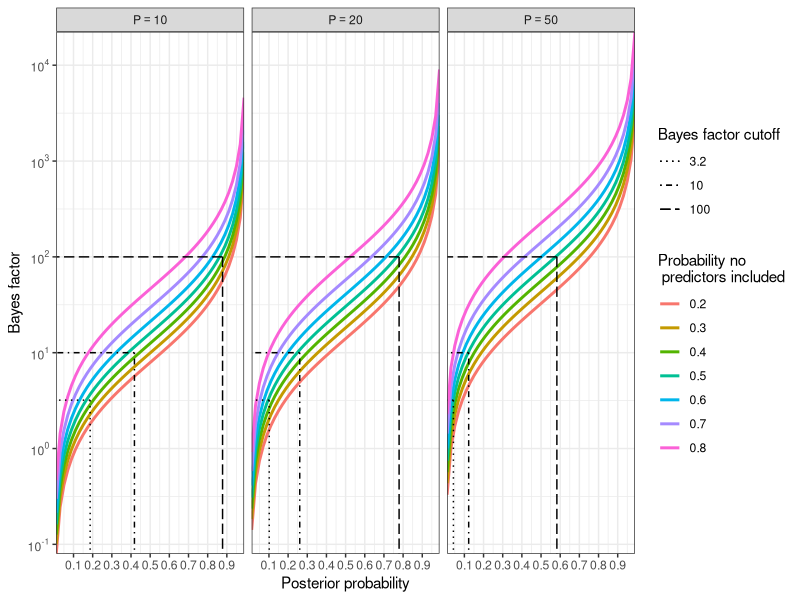

This chart was generated by the following R code:
getBF <- function(post, prior){
  (post)/(1-post) / (prior)/(1-prior)
}
#
getBF2 <- function(post, w, P){
  prior <- 1 - w^{1/P}
  getBF(post = post, prior = prior)
}
#
getPosterior <- function(BF, w, P){
  prior <- 1 - w^{1/P}
  priorOdds <- prior/(1-prior)
  return((priorOdds * BF)/(1 + priorOdds * BF))
}
###############
Dims <-  c(10, 20, 50)
Grid <- expand.grid(posterior = seq(0.01, .99, length.out = 50),
                    w = seq(.2, .8, by = .1),
                    P = Dims,
                    refBFs = c(3.2, 10, 100) 
)
Result <- data.frame(Grid,
                     BF = apply(Grid, 1, function(x) getBF2(post = x[1], w = x[2], P = x[3])),
                     postCut = apply(Grid, 1, function(x) getPosterior(BF = x[4], w = x[2], P = x[3]))
)
Result$w <- as.factor(Result$w)
Result$P <- factor(Result$P,
                   labels = paste("P==", Dims, sep = ""))
###############
library(ggplot2)
library(scales)
number_ticks <- function(n) {function(limits) pretty(limits, n)}

marks <- data.frame(unique(Result[, c("w", "P", "refBFs", "postCut")]))
names(marks) <- c("w", "P", "BF", "posterior")
marks <- subset(marks, w == "0.5")
marks$BF_cutoff <- as.factor(marks$BF)


p0 <- ggplot(data = Result, aes(x = posterior, y = BF, colour = w)) +
  geom_line(size = 1) +
  scale_colour_discrete(name = expression("Pr(S=0)")) +
  scale_colour_discrete(name = "Probability no \n predictors included") +
  scale_x_continuous("Posterior probability", expand = c(0, 0), breaks = number_ticks(10)) +
  scale_y_continuous(trans = log_trans(base = 10),
                     "Bayes factor",
                     breaks = trans_breaks("log10", function(x) 10^x),
                     labels = trans_format("log10", math_format(10^.x)),
                     expand = c(0, 0)) +
  geom_segment(data = marks, aes(xend = -Inf, yend = BF, linetype = BF_cutoff), size = .5, colour = "black") +#9999CC"
  geom_segment(data = marks, aes(xend = posterior, yend = 0, linetype = BF_cutoff), size = .5,  colour = "black")  +
  facet_grid(. ~ P, labeller = label_parsed) +
  scale_linetype_manual(name = "Bayes factor cutoff", values = c("dotted", "dotdash", "longdash")) + 
  theme_bw()

p0
